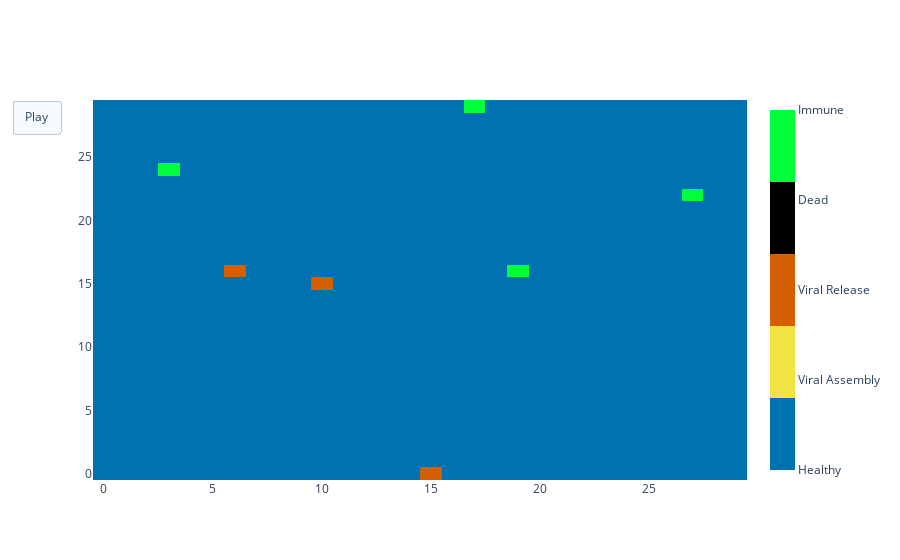

Write notebook code for a chart like this one.
### Code cell
#Plot simulation - do not worry about what is happening in code here, just what movie it makes
numerify = {'H': 0, 'VA': 0.2, 'VR': 0.4, 'D': 0.6, 'I': 0.8}

tissue_frames_numeric = []
for t in range(len(tissue_frames)):
    tissue_frames_numeric.append(tissue_frames[t].copy())
    for i in range(tissue_frames[t].shape[0]):
        for j in range(tissue_frames[t].shape[1]):
            tmp = numerify[tissue_frames[t][i][j]]
            tissue_frames_numeric[t][i][j] = tmp

legend_colors = [
    [0, "#0072B2"],
    [0.2,  "#0072B2"],
    [0.2, "#F0E442"],
    [0.4, "#F0E442"],
    [0.4, "#D55E00"],
    [0.6, "#D55E00"],
    [0.6, "#000000"],
    [0.8, "#000000"],
    [0.8, "#00FF3A"],
    [1.0, "#00FF3A"]
]

numbers = [0, 0.2, 0.4, 0.6, 0.8]
names = ['Healthy', 'Viral Assembly', 'Viral Release', 'Dead', 'Immune']


fig = go.Figure(data=go.Heatmap(z=tissue_frames_numeric[0], colorscale=legend_colors, colorbar=dict(tickvals=numbers, ticktext=names, thickness=25)),
               frames=[go.Frame(data=go.Heatmap(z=tissue_frames_numeric[i])) for i in range(len(tissue_frames_numeric))])
fig.update_layout(
    updatemenus=[
        dict(type="buttons", visible=True,
        buttons=[dict(label="Play", method="animate", args=[None])]
            )])
fig.show()

### Figure 1 — Plotly figure (JSON) as saved in the notebook; plotly's stock layout.template omitted (floating-point values rounded to 4 significant figures; data arrays with more than 128 entries replaced by an {"elided": "..."} marker saying what was removed)
{"data": [{"colorbar": {"thickness": 25, "ticktext": ["Healthy", "Viral Assembly", "Viral Release", "Dead", "Immune"], "tickvals": [0, 0.2, 0.4, 0.6, 0.8]}, "colorscale": [[0, "#0072B2"], [0.2, "#0072B2"], [0.2, "#F0E442"], [0.4, "#F0E442"], [0.4, "#D55E00"], [0.6, "#D55E00"], [0.6, "#000000"], [0.8, "#000000"], [0.8, "#00FF3A"], [1, "#00FF3A"]], "type": "heatmap", "z": {"elided": "30x30 float values"}}], "layout": {"updatemenus": [{"buttons": [{"args": [null], "label": "Play", "method": "animate"}], "type": "buttons", "visible": true}]}}
